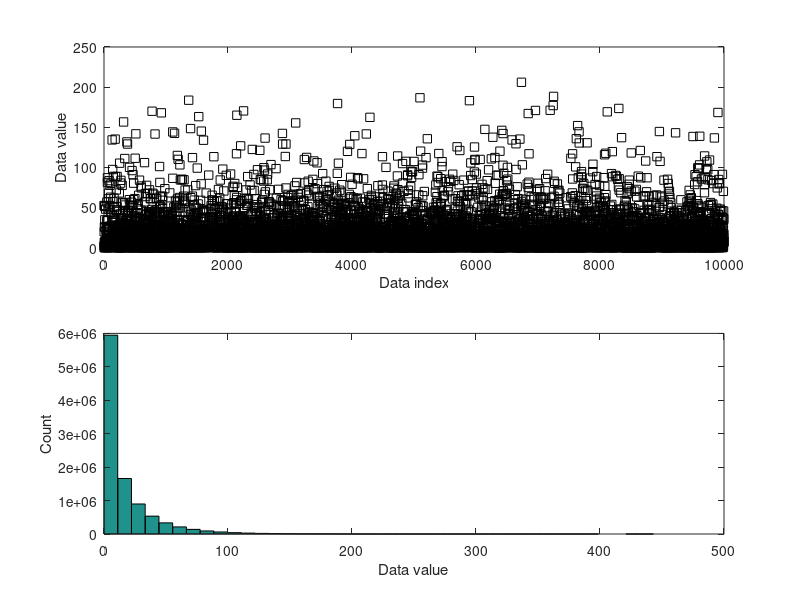
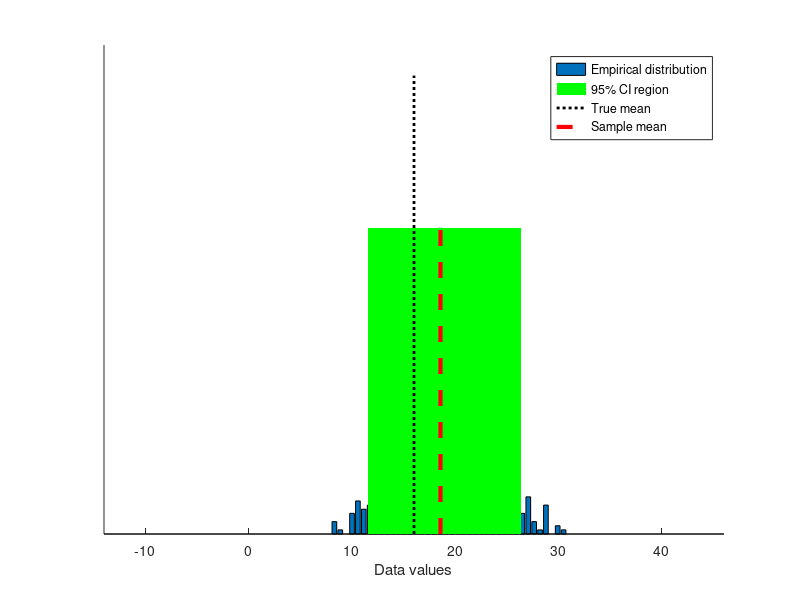

These figures' MATLAB source, in order:
%%
%   COURSE: Master statistics and machine learning: intuition, math, code										
%      URL: udemy.com/course/statsml_x/?couponCode=202304 
% 
%  SECTION: Confidence intervals
%    VIDEO: Bootstrapping confidence intervals
% 
%  TEACHER: Mike X Cohen, sincxpress.com
%

%%

% a clear MATLAB workspace is a clear mental workspace
close all; clear; clc
pkg load statistics % load Octave stats package

%% simulate data

popN = 1e7; % lots and LOTS of data!!

% the data (note: non-normal!)
population = (4*randn(popN,1)).^2;

% we can calculate the exact population mean
popMean = mean(population);

% let's see it
figure(1), clf
subplot(211)
% only plot every 1000th sample
plot(population(1:1000:end),'ks')
xlabel('Data index'), ylabel('Data value')

subplot(212)
hist(population,40)
ylabel('Count'), xlabel('Data value')

%% draw a random sample

% parameters
samplesize = 40;
confidence = 95; % in percent

% compute sample mean
randSamples = randi(popN,samplesize,1);
sampledata  = population(randSamples);
samplemean  = mean(sampledata);
samplestd   = std(population(randSamples)); % used later for analytic solution


%%% now for bootstrapping
numBoots  = 1000;
bootmeans = zeros(numBoots,1);

% resample with replacement
for booti=1:numBoots
    bootmeans(booti) = mean( randsample(sampledata,samplesize,true) );
end

% find confidence intervals
confint(1) = prctile(bootmeans,(100-confidence)/2);
confint(2) = prctile(bootmeans,100-(100-confidence)/2);

%% graph the outcomes

figure(2), clf, hold on

% start with a histogram of the resampled means
[y,x] = hist(bootmeans,40);
y=y./max(y);
bar(x,y)

% then the same stuff as in the previous code-video...
patch(confint([1 1 2 2]),[0 1 1 0],'g','edgecolor','none')
plot([1 1]*popMean,[0 1.5],'k:','linewidth',2)
plot([1 1]*samplemean,[0 1],'r--','linewidth',3)
set(gca,'xlim',[popMean-30 popMean+30],'ytick',[])
xlabel('Data values')
legend({'Empirical distribution';[ num2str(confidence) '% CI region' ];'True mean';'Sample mean'})

%% compare against the analytic confidence interval

% compute confidence intervals
citmp = (1-confidence/100)/2;
confint2 = samplemean + tinv([citmp 1-citmp],samplesize-1) * samplestd/sqrt(samplesize);

fprintf('\n Empirical: %g - %g',round(confint*100)/100)
fprintf('\n Analytic:  %g - %g\n',round(confint2*100)/100)

%% done.
